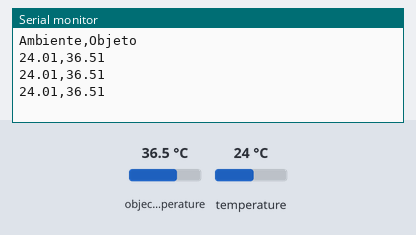
Recording of a sketch running on a simulated Arduino Leonardo, built with avr-gcc and run on an emulated ATmega32U4. On the bench: the last lines printed to the serial monitor. The test bench sets the inputs (shaded band); at power-on: object temperature 36.5 °C, temperature 24 °C.

Above: at 1.3 s.
1.4 s: object temperature set to 20 °C
At 1.9 s:
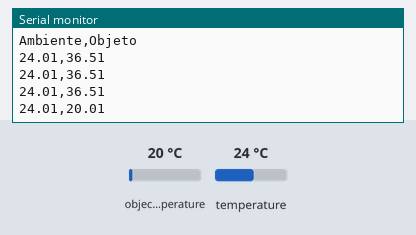
2.9 s: temperature set to 12 °C
At 3.4 s:
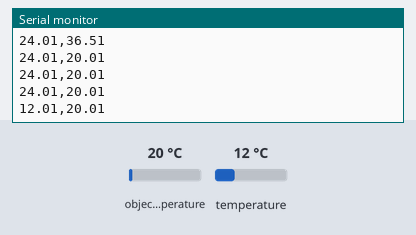
4.4 s: object temperature set to 26 °C
At 4.9 s:
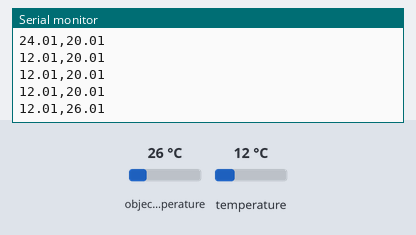
Timing chart, 0 to 7.4 s (numbered marks = the images above; inputs shaded):
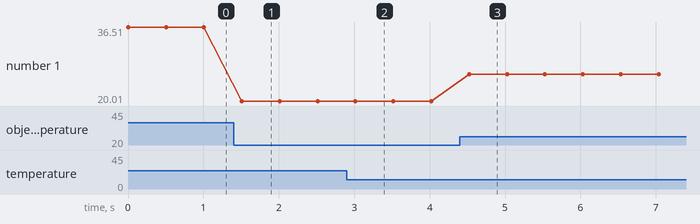

Measured:
- after the input at 1.4 s, the serial monitor: prints a new line after 0.11 s (image 1)
- after the input at 2.9 s, the serial monitor: prints a new line after 0.12 s (image 2)
- after the input at 4.4 s, the serial monitor: prints a new line after 0.12 s (image 3)
- plotted number 1: 36.51 → 20.01 after the input at 1.4 s, 20.01 → 26.01 after the input at 4.4 s

The sketch:

SensorInfravermelho.ino
```cpp
/*
  Código para leitura da temperatura do disco de freio
  Foi utilizado sensor infravermelho MLX90614 e um Arduino Leonardo para esenvolvimento desse código
  Posicionar o sensor 1cm do objeto para leituras precisas
*/
#include <Wire.h> // Biblioteca para comunicação I2C
#include <Adafruit_MLX90614.h> // Biblioteca do sensor
Adafruit_MLX90614 sensor_temperatura = Adafruit_MLX90614(); // Cria um objeto sensor_temperatura do tipo MLX90614

void setup() {
  Serial.begin(9600); // Inicia Serial
  Serial.print("Ambiente,Objeto\n");
  sensor_temperatura.begin(); // Inicia sensor_temperatura
}

void loop() {

  Serial.print(sensor_temperatura.readAmbientTempC());
  Serial.print(",");
  Serial.print(sensor_temperatura.readObjectTempC());
  Serial.println();
  delay(500);

}
```
